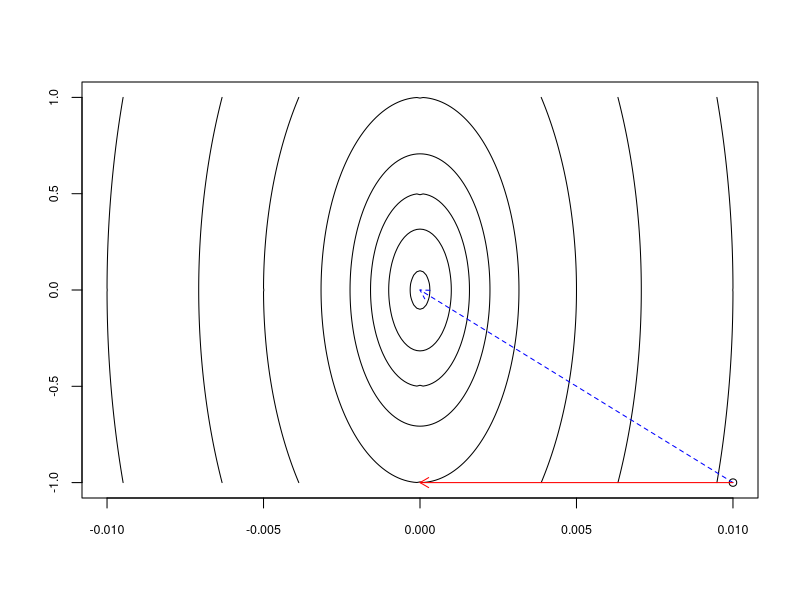
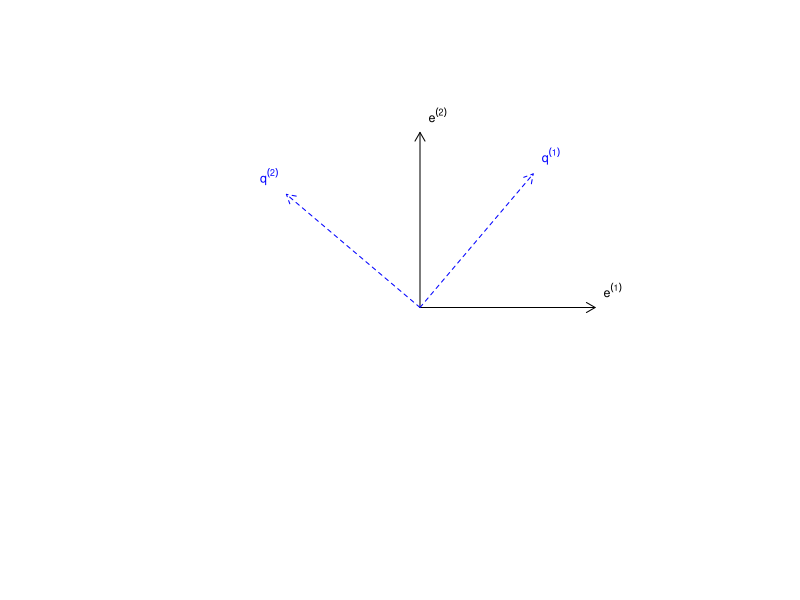
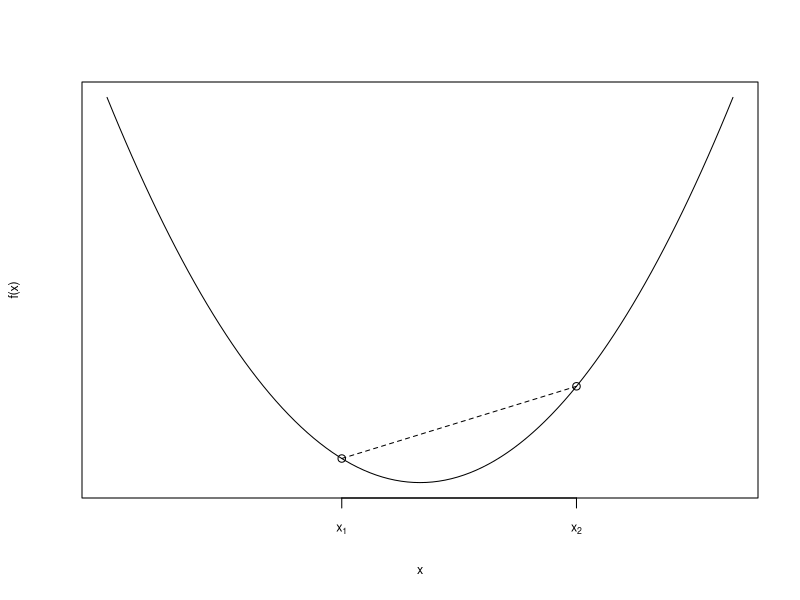
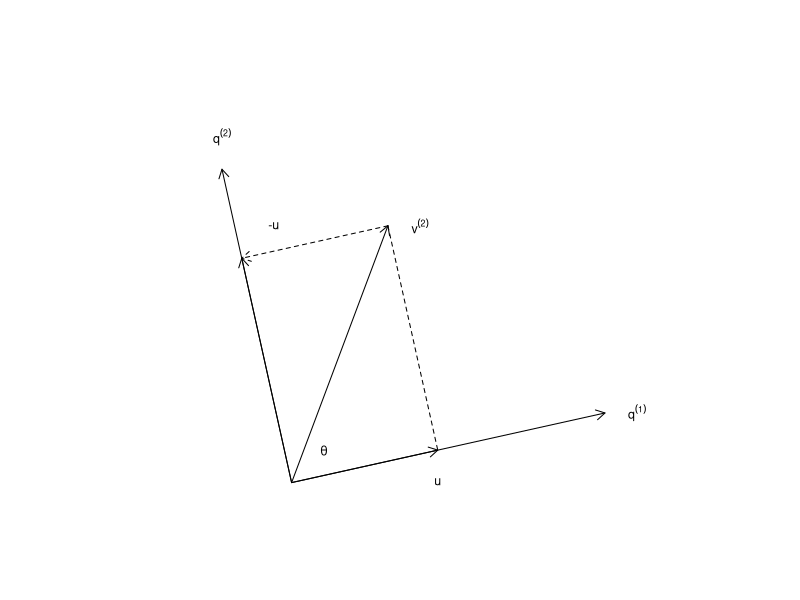

R code for these plots, in order:
# why steepest descent gives bad directions
f <- function(x, y) 10^5 * x^2 + y^2
x <- seq(-1e-2, 1e-2, 1e-4)
y <- seq(-1, 1, 1e-2)
z <- outer(x, y, f)
contour(x = x, y = y, z = z, levels = c(0.01, 0.1, 0.25, 0.5, 1, 2.5, 5, 10), 
        drawlabels = F, cex.lab = 0.75, cex.axis = 0.75)

grad.f <- function(x, y) c(2 * 10^5 * x, 2 * y)
x0 <- c(1e-2, -1)
points(x0[1], x0[2])
grad.x0 <- grad.f(x0[1], x0[2])
x1 <- x0 + 5e-6 * -grad.x0
arrows(x0 = x0[1], y0 = x0[2], x1 = 0, y1 = 0, col = "blue", lty = 2,
       length = 0.1)
arrows(x0 = x0[1], y0 = x0[2], x1 = x1[1], y1 = x1[2], col = "red",
       length = 0.1)

# machine representation
dec2bin <- function(x) {   
  q <- x   
  r <- ""   
  while(q > 0 && nchar(q) < 52) {     
    r <- paste0(q %% 2, r)     
    q <- q %/% 2   
  }   
  return(r) 
}

# test the function by comparing its output to a known result
dec2bin(1e4) == "10011100010000"

x <- "10011100010000" # 1e4
x <- "10101" # 21
q <- as.integer(unlist(strsplit(x, split = NULL)))
r <- rev(seq_len(length(q)))[as.logical(q)]
sum(2^(r - 1))

bin2dec <- function(x) {
  q <- as.integer(unlist(strsplit(x, split = NULL)))
  r <- rev(seq_len(length(q)))[as.logical(q)]
  return(sum(2^(r - 1)))
}

bin2dec(x)
bin2dec(dec2bin(1023))
dec2bin(1023)

# change of basis via spectral theorem
lambda <- eigen(matrix(c(1,3,3,2), nr = 2))$vectors

plot.new()
plot.window(xlim = c(-1, 1), ylim = c(-1, 1.2), asp = 1)
arrows(x0 = 0, y0 = 0, x1 = 1, y1 = 0, length = 0.1, col = "black")
arrows(x0 = 0, y0 = 0, x1 = 0, y1 = 1, length = 0.1, col = "black")
arrows(x0 = 0, y0 = 0, x1 = lambda[1,1], y1 = lambda[2,1], length = 0.1, 
       lty = 2, col = "blue")
arrows(x0 = 0, y0 = 0, x1 = lambda[1,2], y1 = lambda[2,2], length = 0.1, 
       lty = 2, col = "blue")
text(x = 1.1, y = 0.1, cex = 0.75, labels = expression(e^(1)))
text(x = 0.1, y = 1.1, cex = 0.75, labels = expression(e^(2)))
text(x = lambda[1,1] + 0.1, y = lambda[2,1] + 0.1, cex = 0.75, 
     labels = expression(q^(1)), col = "blue")
text(x = lambda[1,2] - 0.1, y = lambda[2,2] + 0.1, cex = 0.75, 
     labels = expression(q^(2)), col = "blue")

# example of a convex function
curve(x^2, xlim = c(-2, 2), ylab = "f(x)", cex.lab = 0.75, 
      xaxt = "n", yaxt = "n")
x1 <- c(-0.5, 0.25)
x2 <- c(1, 1)
axis(side = 1, at = c(x1[1], x2[1]), cex.axis = 0.75, 
     labels = c(expression(x[1]), expression(x[2])))
points(x = c(-0.5, 1), y = c(0.25, 1))
segments(x0 = -0.5, y0 = 0.25, x1 = 1, y1 = 1, lty = 2)

# beginning of GS orthogonalization
plot.new()
plot.window(xlim = c(-0.2, 1), ylim = c(0, 1.2), asp = 1)
v1 <- c(0.9, 0.2)
v2 <- c(0.3, 0.8)
q1 <- v1 / norm(v1, type = "2")
arrows(x0 = 0, y0 = 0, x1 = q1[1], y1 = q1[2], length = 0.1, col = "black")
arrows(x0 = 0, y0 = 0, x1 = v2[1], y1 = v2[2], length = 0.1, col = "black")
u <- crossprod(v2, q1) * q1
arrows(x0 = 0, y0 = 0, x1 = u[1], y1 = u[2], length = 0.1, col = "black")
segments(x0 = v2[1], y0 = v2[2], x1 = u[1], y1 = u[2], lty = 2)
w <- v2 - u
arrows(x0 = 0, y0 = 0, x1 = w[1], y1 = w[2], length = 0.1, col = "black")
q2 <- w / norm(w, type = "2")
arrows(x0 = 0, y0 = 0, x1 = q2[1], y1 = q2[2], length = 0.1, col = "black")
arrows(x0 = v2[1], y0 = v2[2], x1 = w[1], y1 = w[2], lty = 2, length = 0.1)
text(x = q1[1] + 0.1, y = q1[2], labels = expression(q^(1)), cex = 0.75)
text(x = u[1], y = u[2] - 0.1, labels = "u", cex = 0.75)
text(x = v2[1] + 0.1, y = v2[2], labels = expression(v^(2)), cex = 0.75)
text(x = w[1] + 0.1, y = w[2] + 0.1, labels = "-u", cex = 0.75)
text(x = q2[1], y = q2[2] + 0.1, labels = expression(q^(2)), cex = 0.75)
text(x = 0.1, y = 0.1, labels = expression(theta), cex = 0.75)
